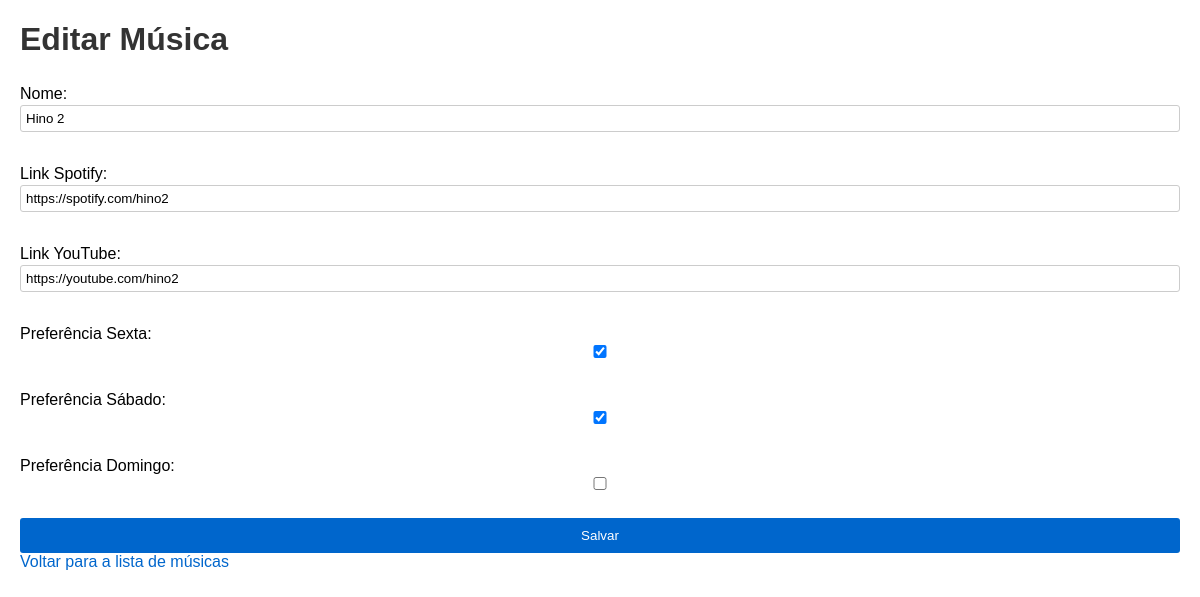
The app's page /editar_musica/2 with its own data.
### app/models/musica.py (models this page shows)
class Musica(Base):
    __tablename__ = "musicas"
    id = Column(Integer, primary_key=True, index=True)
    nome = Column(String, index=True)
    link_spotify = Column(String, index=True)
    link_youtube = Column(String, index=True)
    preferencia_sexta = Column(Integer, default=0)
    preferencia_sabado = Column(Integer, default=0)
    preferencia_domingo = Column(Integer, default=0)

### app/main.py (the view)
@app.get("/editar_musica/{musica_id}", response_class=HTMLResponse)
async def editar_musica_form(request: Request, musica_id: int, db: Session = Depends(get_db)):
    musica_repository = MusicaRepository(db)
    musica = musica_repository.obter_por_id(musica_id)
    if musica is None:
        raise HTTPException(status_code=404, detail="Música não encontrada")
    return templates.TemplateResponse("criar_musica.html", {"request": request, "musica": musica})

### app/templates/criar_musica.html (shortened to what this page needs)
<!DOCTYPE html>
<html lang="en">
<head>
    <link rel="stylesheet" href="/static/css/styles.css">
</head>
<body>
    <h1>{% if musica %}Editar{% else %}Criar{% endif %} Música</h1>
    <form action="{% if musica %}/editar_musica/{{ musica.id }}{% else %}/criar_musica{% endif %}" method="post">
        <label for="nome">Nome:</label>
        <input type="text" id="nome" name="nome" value="{{ musica.nome if musica else '' }}" required><br>
        <label for="link_spotify">Link Spotify:</label>
        <input type="text" id="link_spotify" name="link_spotify" value="{{ musica.link_spotify if musica else '' }}" required><br>
        <label for="link_youtube">Link YouTube:</label>
        <input type="text" id="link_youtube" name="link_youtube" value="{{ musica.link_youtube if musica else '' }}" required><br>
        <label for="preferencia_sexta">Preferência Sexta:</label>
        <input type="checkbox" id="preferencia_sexta" name="preferencia_sexta" value="1" {% if musica and musica.preferencia_sexta %}checked{% endif %}><br>
        <label for="preferencia_sabado">Preferência Sábado:</label>
        <input type="checkbox" id="preferencia_sabado" name="preferencia_sabado" value="1" {% if musica and musica.preferencia_sabado %}checked{% endif %}><br>
        <label for="preferencia_domingo">Preferência Domingo:</label>
        <input type="checkbox" id="preferencia_domingo" name="preferencia_domingo" value="1" {% if musica and musica.preferencia_domingo %}checked{% endif %}><br>
        <button type="submit">Salvar</button>
    </form>
    <a href="/">Voltar para a lista de músicas</a>
</body>
</html>

### app/static/css/styles.css (style rules this page uses)
body { font-family: Arial, sans-serif; margin: 20px; }
h1 { color: #333; }
a { color: #0066cc; text-decoration: none; }
form { display: flex; flex-direction: column; }
label { margin: 5px 0 2px; }
input { margin: 0 0 10px; padding: 5px; border: 1px solid #ccc; border-radius: 3px; }
button { padding: 10px; border: none; border-radius: 3px; background-color: #0066cc; color: white; cursor: pointer; }

### records on screen
Musica: nome "Hino 2", link_spotify "https://spotify.com/hino2", link_youtube "https://youtube.com/hino2", preferencia_sexta "☑", preferencia_sabado "☑"
